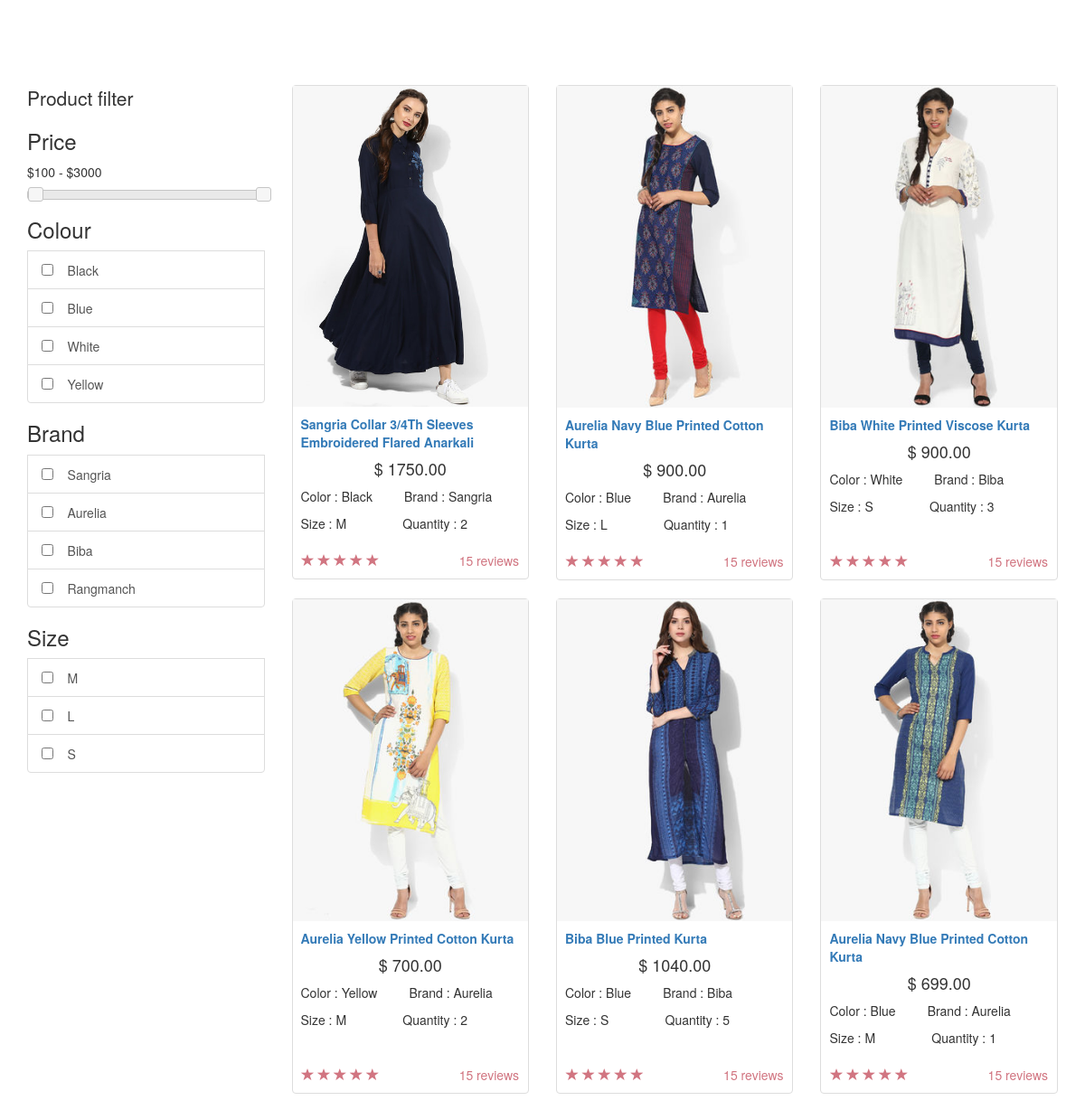
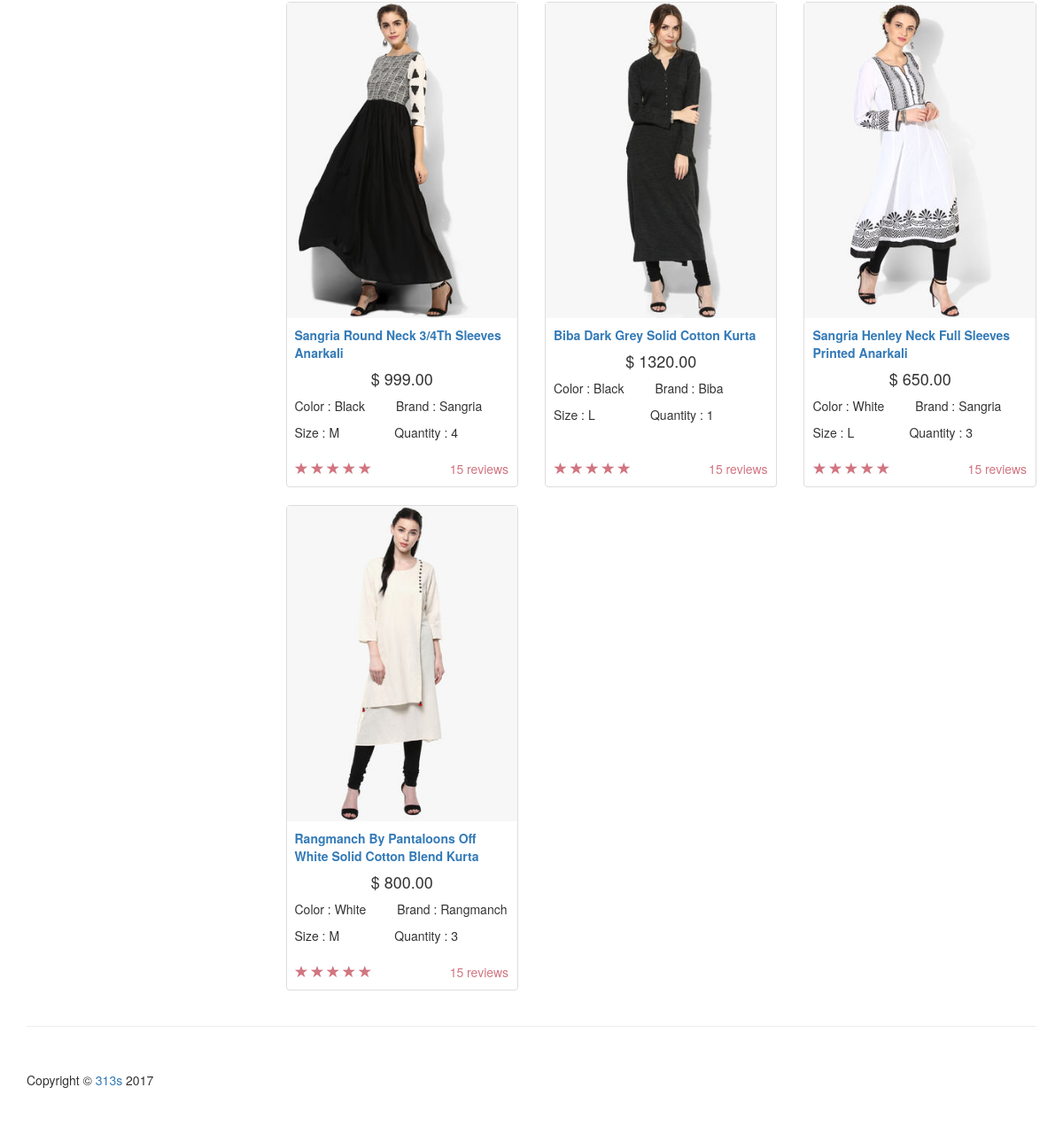
The page / on the database its author committed (2 pictures, top to bottom).
### tables this page shows
CREATE TABLE IF NOT EXISTS `product` (
  `product_id` int(20) NOT NULL AUTO_INCREMENT,
  `product_category_id` int(10) NOT NULL,
  `product_sku` varchar(80) NOT NULL,
  `product_name` varchar(120) NOT NULL,
  `product_brand` varchar(100) NOT NULL,
  `product_price` decimal(8,2) NOT NULL,
  `product_size` char(5) NOT NULL,
  `product_color` varchar(50) NOT NULL,
  `product_image` varchar(100) NOT NULL,
  `product_quantity` mediumint(5) NOT NULL,
  `product_status` enum('0','1') NOT NULL COMMENT '0-active,1-inactive',
  PRIMARY KEY (`product_id`)
);

### index.php (the view, shortened to what this page needs)
<?php include"conf.php";
?>
<!DOCTYPE html>
<html lang="en">
<head>
  <link rel="stylesheet" href="https://maxcdn.bootstrapcdn.com/bootstrap/3.3.7/css/bootstrap.min.css">
 <link href = "https://code.jquery.com/ui/1.10.4/themes/ui-lightness/jquery-ui.css"
         rel = "stylesheet">
    <link href="css/style.css" rel="stylesheet">
</head>
<body>
    <div class="container" style="padding-top:2%;" >
        <div class="row">
            <div class="col-md-3">
                <p class="lead">Product filter</p>
				<div class="list-group">
                    <h3>Price</h3>
                    <p id="priceshow"></p>
                    <div id="slider-range"></div>
                </div>
                <div class="list-group">
                    <h3>Colour</h3>
                    <?php
                        $query = "select distinct(product_color) from product where product_status = '1'";
                        $rs = mysql_query($query,$conn) or die("Error : ".mysql_error());
                        while($color_data = mysql_fetch_assoc($rs)){
                    ?>
                        <a href="javascript:void(0);" class="list-group-item">
                        <input type="checkbox" class="item_filter colour" value="<?php echo $color_data['product_color']; ?>">
                        &nbsp;&nbsp; <?php echo $color_data['product_color']; ?></a>
                    <?php } ?>
                </div>
				<div class="list-group">
                    <h3>Brand</h3>
                    <?php
                        $query = "select distinct(product_brand) from product where product_status = '1'";
                        $rs = mysql_query($query,$conn) or die("Error : ".mysql_error());
                        while($brand_data = mysql_fetch_assoc($rs)){
                    ?>
                        <a href="javascript:void(0);" class="list-group-item">
                        <input type="checkbox" class="item_filter brand" value="<?php echo $brand_data['product_brand']; ?>" >
                        &nbsp;&nbsp; <?php echo $brand_data['product_brand']; ?></a>
                    <?php } ?>
                </div>
				<div class="list-group">
                    <h3>Size</h3>
                    <?php
                        $query = "select distinct(product_size) from product where product_status = '1'";
                        $rs = mysql_query($query,$conn) or die("Error : ".mysql_error());
                        while($size_data = mysql_fetch_assoc($rs)){
                    ?>
                        <a href="javascript:void(0);" class="list-group-item">
                        <input type="checkbox" class="item_filter size" value="<?php echo $size_data['product_size']; ?>"  >
                        &nbsp;&nbsp; <?php echo $size_data['product_size']; ?></a>
                    <?php } ?>
                </div>
            </div>
            <div class="col-md-9">
                <div class="row product-data"  >
				  <?php
				    $query = "select * from product where product_status = '1'";
				     $rs = mysql_query($query,$conn) or die("Error : ".mysql_error());
					 while($product_data = mysql_fetch_assoc($rs)){
				  ?>
                    <div class="col-sm-4 col-lg-4 col-md-4">
                        <div class="thumbnail">
                            <img src="image/<?php echo $product_data['product_image']; ?>" alt="">
                            <div class="caption">
                                <p><strong><a href="#"><?php echo $product_data['product_name']; ?></a>
                                </strong></p>
								 <h4 style="text-align:center;" >$ <?php echo $product_data['product_price']; ?></h4>
                                <p>Color : <?php echo $product_data['product_color']; ?> &nbsp; &nbsp; &nbsp; &nbsp;  Brand : <?php echo $product_data['product_brand']; ?> </p>
								<p>Size : <?php echo $product_data['product_size']; ?> &nbsp; &nbsp; &nbsp; &nbsp;  &nbsp;&nbsp;&nbsp;&nbsp;&nbsp;&nbsp;&nbsp;Quantity : <?php echo $product_data['product_quantity']; ?> </p>
                            </div>
                            <div class="ratings">
                                <p class="pull-right">15 reviews</p>
                                <p>
                                    <span class="glyphicon glyphicon-star"></span>
                                    <span class="glyphicon glyphicon-star"></span>
                                    <span class="glyphicon glyphicon-star"></span>
                                    <span class="glyphicon glyphicon-star"></span>
                                    <span class="glyphicon glyphicon-star"></span>
                                </p>
                            </div>
                        </div>
                    </div>
					 <?php  } ?>
                </div>
            </div>
        </div>
    </div>
    <div class="container">
        <hr>
        <footer>
            <div class="row">
                <div class="col-lg-12">
                    <p>Copyright &copy; <a href="http://313s.com">313s</a> 2017</p>
                </div>
            </div>
        </footer>
    </div>
</body>
</html>

### css/style.css (style rules this page uses)
body { padding-top: 70px; }
.caption { height: 160px; overflow: hidden; }
.caption h4 { white-space: nowrap; }
.thumbnail img { width: 100%; }
.ratings { padding-right: 10px; padding-left: 10px; color: #d17581; }
.thumbnail { padding: 0; }
footer { margin: 50px 0; }

### rows shown on the page
product: product_image (picture), product_name "Sangria Collar 3/4Th Sleeves Embroidered Flared Anarkali", product_price "1750.00", product_color "Black", product_brand "Sangria", product_size "M", product_quantity "2"
product: product_image (picture), product_name "Aurelia Navy Blue Printed Cotton Kurta", product_price "900.00", product_color "Blue", product_brand "Aurelia", product_size "L", product_quantity "1"
product: product_image (picture), product_name "Biba White Printed Viscose Kurta", product_price "900.00", product_color "White", product_brand "Biba", product_size "S", product_quantity "3"
product: product_image (picture), product_name "Aurelia Yellow Printed Cotton Kurta", product_price "700.00", product_color "Yellow", product_brand "Aurelia", product_size "M", product_quantity "2"
product: product_image (picture), product_name "Biba Blue Printed Kurta", product_price "1040.00", product_color "Blue", product_brand "Biba", product_size "S", product_quantity "5"
product: product_image (picture), product_name "Aurelia Navy Blue Printed Cotton Kurta", product_price "699.00", product_color "Blue", product_brand "Aurelia", product_size "M", product_quantity "1"
product: product_image (picture), product_name "Sangria Round Neck 3/4Th Sleeves Anarkali", product_price "999.00", product_color "Black", product_brand "Sangria", product_size "M", product_quantity "4"
product: product_image (picture), product_name "Biba Dark Grey Solid Cotton Kurta", product_price "1320.00", product_color "Black", product_brand "Biba", product_size "L", product_quantity "1"
product: product_image (picture), product_name "Sangria Henley Neck Full Sleeves Printed Anarkali", product_price "650.00", product_color "White", product_brand "Sangria", product_size "L", product_quantity "3"
product: product_image (picture), product_name "Rangmanch By Pantaloons Off White Solid Cotton Blend Kurta", product_price "800.00", product_color "White", product_brand "Rangmanch", product_size "M", product_quantity "3"

### other values the page prints
$color_data['product_color'] "Black"
$color_data['product_color'] "Blue"
$color_data['product_color'] "White"
$color_data['product_color'] "Yellow"
$brand_data['product_brand'] "Sangria"
$brand_data['product_brand'] "Aurelia"
$brand_data['product_brand'] "Biba"
$brand_data['product_brand'] "Rangmanch"
$size_data['product_size'] "M"
$size_data['product_size'] "L"
$size_data['product_size'] "S"
